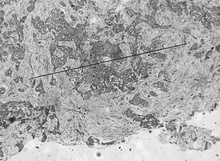
%> input picture resources/综合题图像.jpg, 220 x 161 px, shrunk from 740 x 540 before the run
$ octave hough_transform.m   (GNU Octave 9; MATLAB toolbox functions it lacks are replaced by stand-ins)
%> lines starting %> are read from the running program, lines starting %| are printed output that depends on the picture; in (x1, y1, x2, y2) boxes, pixels count from 0 and x2, y2 are one past the last pixel; in counts of white or black regions, pixels touching at a corner belong together; the program's own positions count from 1
Img  = imread('../resources/综合题图像.jpg');
%> Img is the input picture: size 161x220 uint8; min 23, max 255, mean 169.6
origin_Img = Img;
% 1. 用低帽变换做波谷检测器
se = strel('rectangle',[3 3]);%选取结构元素为3*3的矩形
Ibot = imbothat(Img, se); % 低帽变换
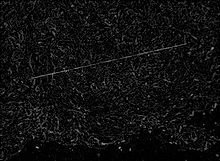
%> Ibot: size 161x220 uint8; min 0, max 189, mean 15.8
figure(1);
subplot(131); imshow(Ibot); title('低帽变换后的图像');
hist = zeros(1, 256);
totalnum = numel(Ibot);
%> totalnum = 35420

for i = 1:totalnum
    hist(Ibot(i) + 1) = hist(Ibot(i) + 1) + 1;
end
%> after the loop, hist = 256 values, max 11324 at index 1, min 0 at index 124, mean 138.4
num = 0;
for i = 256:-1:1
    num = num + hist(i);
    if num / totalnum > 0.01
        graythresh = i - 1;
        break
    end
end
%> after the loop, graythresh = 86; num = 369
% 2. 进行统计灰度二值化
bw = im2bw(Ibot, graythresh / 255);
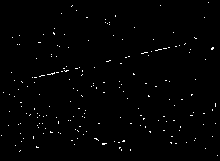
%> bw: size 161x220 logical; 0.96% white in thin lines or dots
subplot(132); imshow(bw); title('取灰度前1%点的灰度作为阈值进行二值化');

% 3. Hough变换提取直线
[H,T,R] = hough(bw);%计算二值图像的标准霍夫变换，H为霍夫变换矩阵，I,R为计算霍夫变换的角度和半径值
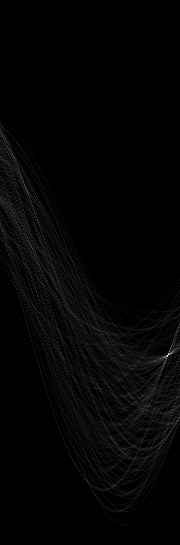
%> H: size 545x180 double; min 0, max 36, mean 0.6; drawn with min black and max white
%> T = 180 values from -90 to 89; R = 545 values from -272 to 272
P = houghpeaks(H, 3);%提取3个极值点
%> P = [356 168; 354 171]
lines=houghlines(bw,T,R,P);%提取线段
%> lines = 3 lines; point1 to point2 (x, y): (164, 49) to (107, 62), (68, 71) to (15, 81), (80, 68) to (37, 78)
subplot(133); imshow(bw); title('对二值图像进行hough变换'); hold on;
for k = 1:length(lines)
    xy = [lines(k).point1; lines(k).point2];
    plot(xy(:,1),xy(:,2),'LineWidth',2,'Color','green');%画出线段
    plot(xy(1,1),xy(1,2),'x','LineWidth',2,'Color','yellow');%起点
    plot(xy(2,1),xy(2,2),'x','LineWidth',2,'Color','red');%终点
end
%> this loop made 3 passes
%> xy on passes 1 to 3: [164 49; 107 62], [80 68; 37 78], [68 71; 15 81]
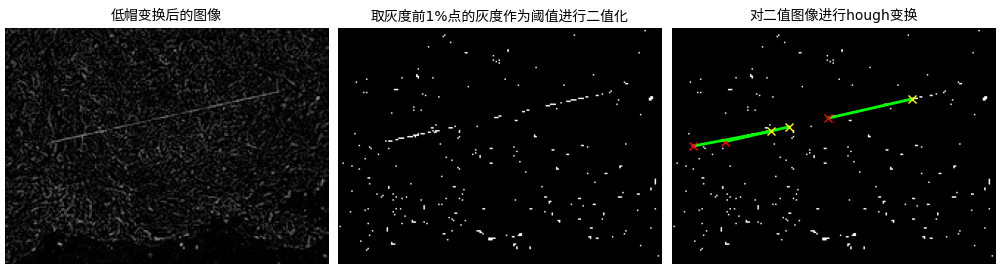
%> figure redrawn from the program's plot data, 3 panels

% 4. Hough变换直线端点作为种子点，区域生长法
stackx = [lines(1).point2(1), lines(1).point1(1)];
%> stackx = [107 164]
stacky = [lines(1).point2(2), lines(1).point1(2)];
%> stacky = [62 49]
[row, column] = size(bw);
%> row = 161; column = 220
mask = zeros([row, column]);
mask(lines(1).point2(2), lines(1).point1(1)) = 1;
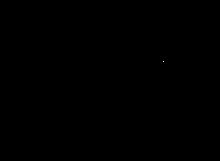
%> mask: size 161x220 double; values 0 (black) and 1 (white), 0% white in thin lines or dots, all inside (x1, y1, x2, y2) = (163, 61, 164, 62)
mask(lines(1).point2(2), lines(1).point1(1)) = 1;

% 对hough变换提取的直线端点进行区域生长，找到最大连通区域
mask = region_grow(mask, bw, stackx, stacky);
%> the loop in region_grow, `while ~isempty(stackx)` made 29 passes
%> origin_point on passes 1 to 8: [164 49], [169 48], [170 48], [167 49], [166 49], [165 49], [164 49], [162 50]
%> after the loop in region_grow, `while ~isempty(stackx)`: mask: size 161x220 double; values 0 (black) and 1 (white), 0.08% white in thin lines or dots, all inside (x1, y1, x2, y2) = (106, 47, 170, 62)


B = ones(3, 3);
% after_erode = imerode(mask, B);
after_dilate_mask = imdilate(mask, B);
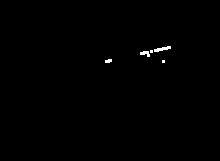
%> after_dilate_mask: size 161x220 double; values 0 (black) and 1 (white), 0.38% white; 5 white regions (2 under 20 px), largest, box (x1, y1, x2, y2) and area: (154, 46, 171, 52) 55, (140, 51, 150, 57) 38, (105, 59, 112, 63) 23
after_erode_mask = imerode(after_dilate_mask, B);


figure(2);
subplot(121); imshow(mask); title('以hough变换得到的端点作为种子点，区域生长获得掩模');
subplot(122); imshow(after_dilate_mask); title('膨胀后的掩模');


Img(find(after_dilate_mask, 1)) = 0;
%> Img: size 161x220 uint8; under 0.01% of pixels changed, all inside (x1, y1, x2, y2) = (105, 60, 106, 61)
figure(3);
subplot(121); imshow(Img); title('Image');
subplot(122); imshow(after_dilate_mask); title('after dilate');

% 5. 提取出直线掩模后，进行修补
% 更简单的priority 周围少mask的先补
while ~isempty(find(after_dilate_mask, 1))
    [row_list, column_list] = find(after_dilate_mask, 1);
    max_num = 0; next_index = 0;
    for i = 1:length(row_list)
        num = 0;
        for window_row = -3: 3
            for window_column = -3: 3
                if row_list(i) + window_row > 0 && column_list(i) + window_column > 0
                    if after_dilate_mask(row_list(i) + window_row, column_list(i) + window_column) == 0
                        num = num + 1;
                    end
                end
            end
        end
        if num > max_num
            max_num = num;
            next_index = i;
        end
    end
    grayscale = 0;
    grayscale_lst = [];
    for window_row = -3: 3
        for window_column = -3: 3
            if row_list(next_index) + window_row > 0 && column_list(next_index) + window_column > 0
                if after_dilate_mask(row_list(next_index) + window_row, ...
                    column_list(next_index) + window_column) == 0
                    grayscale_lst = [grayscale_lst, Img(row_list(next_index) + window_row, ...
                    column_list(next_index) + window_column)];
                end
            end
        end
    end
    after_dilate_mask(row_list(next_index), column_list(next_index)) = 0;
%     Img(row_list(next_index), column_list(next_index)) = median(grayscale_lst);
    Img(row_list(next_index), column_list(next_index)) = sum(grayscale_lst) / numel(grayscale_lst);

end
%> this loop made 134 passes
%> (row_list, column_list) on passes 1 to 12: (61, 106), (62, 106), (63, 106), (61, 107), (62, 107), (63, 107), (61, 108), (62, 108), (63, 108), (60, 109), (61, 109), (62, 109)
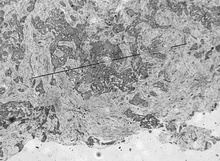
%> Img: size 161x220 uint8; min 23, max 255, mean 169.7
%> after_dilate_mask: size 161x220 double; 0.38% of pixels changed, all inside (x1, y1, x2, y2) = (105, 46, 171, 63)

figure(4);
subplot(121); imshow(origin_Img); title('原始图像');
subplot(122); imshow(Img); title('在膨胀掩模处进行中值滤波处理后图像');


% 区域生长法函数
function mask = region_grow(mask, bw, stackx, stacky)
[row, column] = size(bw);
while ~isempty(stackx)
    origin_point = [stackx(end), stacky(end)];
    origin_grayscale = bw(origin_point(2), origin_point(1));
    stackx = stackx(1:end - 1);   % 出栈
    stacky = stacky(1:end - 1);
    for i = -5:5
        if 1 <= origin_point(1) + i && origin_point(1) + i <=  column
            for j = -5:5
                if 1 <= origin_point(2) + j && origin_point(2) + j <=  row
                    if abs(bw(origin_point(2) + j, origin_point(1) + i) - ...
                        origin_grayscale) < 1 && ...
                        mask(origin_point(2) + j, origin_point(1) + i) ~= 1 ...
                        stackx = [stackx, origin_point(1) + i];  % 入栈
                        stacky = [stacky, origin_point(2) + j];
                        mask(origin_point(2) + j, origin_point(1) + i) = 1;
                    end
                end
            end
        end
    end
end
end

$ run again, with resources/down.jpg copied over resources/综合题图像.jpg
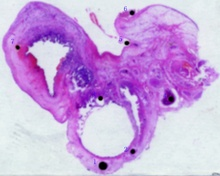
%> input picture resources/down.jpg, 220 x 176 px, shrunk from 640 x 512 before the run
%> Img is the input picture: size 176x220x3 uint8; mean R, G, B 202.6, 167.5, 222.6
%> after the loop `for i = 1:totalnum`: hist = 256 values, max 59249 at index 1, min 0 at index 70, mean 453.8
%> after the loop `for i = 256:-1:1`: graythresh = 30; num = 1282
%> bw: size 176x220 logical; 0.92% white in thin lines or dots
%> T = 180 values from -90 to 89; R = 563 values from -281 to 281
%> P = [372 35; 358 30; 334 46]
%> lines = 1 line; point1 to point2 (x, y): (93, 20) to (135, 62)
%> the loop `for k = 1:length(lines)` made 1 pass
%> xy on pass 1: [93 20; 135 62]
%> after the loop `for k = 1:length(lines)`:
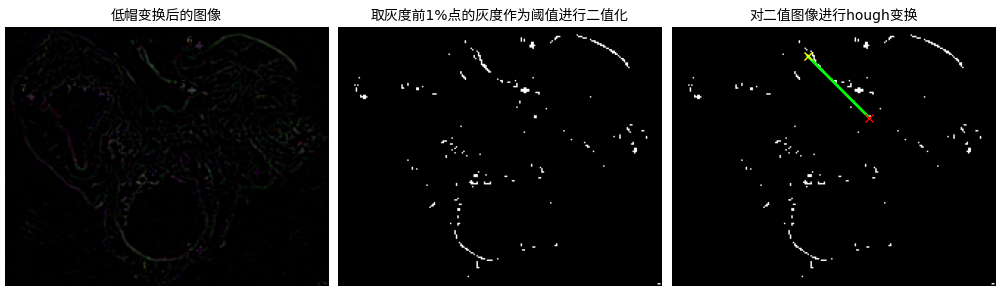
%> figure redrawn from the program's plot data, 3 panels
%> `stackx = [lines(1).point2(1), lines(1).point1(1)];`: stackx = [135 93]
%> `stacky = [lines(1).point2(2), lines(1).point1(2)];`: stacky = [62 20]
%> the loop in region_grow, `while ~isempty(stackx)` made 70 passes
%> origin_point on passes 3 to 10: [103 30], [104 31], [109 36], [112 38], [117 38], [122 41], [127 45], [130 44]
%> after_erode_mask: size 176x220 double; values 0 (black) and 1 (white), 0.2% white in thin lines or dots, all inside (x1, y1, x2, y2) = (86, 9, 137, 62)
%> the loop `while ~isempty(find(after_dilate_mask, 1))` made 266 passes
%> (row_list, column_list) on passes 1 to 3: (9, 86), (10, 86), (11, 86)
%> after the loop `while ~isempty(find(after_dilate_mask, 1))`:
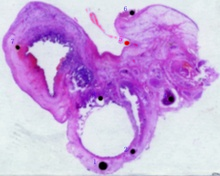
%> Img: size 176x220x3 uint8; mean R, G, B 202.8, 167.5, 222.6
